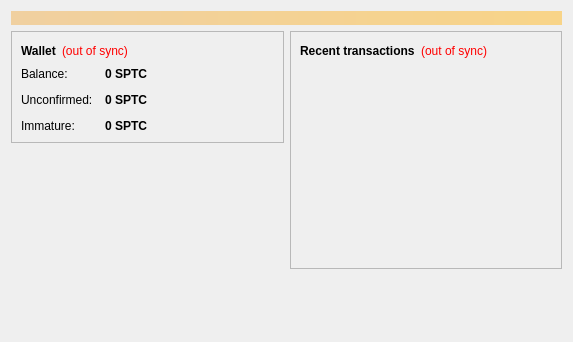
<?xml version="1.0" encoding="UTF-8"?>
<ui version="4.0">
 <class>OverviewPage</class>
 <widget class="QWidget" name="OverviewPage">
  <property name="geometry">
   <rect>
    <x>0</x>
    <y>0</y>
    <width>573</width>
    <height>342</height>
   </rect>
  </property>
  <property name="windowTitle">
   <string>Form</string>
  </property>
  <layout class="QVBoxLayout" name="topLayout">
   <item>
    <widget class="QLabel" name="labelAlerts">
     <property name="visible">
      <bool>false</bool>
     </property>
     <property name="styleSheet">
      <string notr="true">background-color: qlineargradient(x1: 0, y1: 0, x2: 1, y2: 0, stop:0 #F0D0A0, stop:1 #F8D488); color:#000000;</string>
     </property>
     <property name="wordWrap">
      <bool>true</bool>
     </property>
     <property name="margin">
      <number>3</number>
     </property>
    </widget>
   </item>
   <item>
    <layout class="QHBoxLayout" name="horizontalLayout" stretch="1,1">
     <item>
      <layout class="QVBoxLayout" name="verticalLayout_2">
       <item>
        <widget class="QFrame" name="frame">
         <property name="frameShape">
          <enum>QFrame::StyledPanel</enum>
         </property>
         <property name="frameShadow">
          <enum>QFrame::Raised</enum>
         </property>
         <layout class="QVBoxLayout" name="verticalLayout_4">
          <item>
           <layout class="QHBoxLayout" name="horizontalLayout_4">
            <item>
             <widget class="QLabel" name="label_5">
              <property name="font">
               <font>
                <weight>75</weight>
                <bold>true</bold>
               </font>
              </property>
              <property name="text">
               <string>Wallet</string>
              </property>
             </widget>
            </item>
            <item>
             <widget class="QLabel" name="labelWalletStatus">
              <property name="toolTip">
               <string>The displayed information may be out of date. Your wallet automatically synchronizes with the Sapotacoin network after a connection is established, but this process has not completed yet.</string>
              </property>
              <property name="styleSheet">
               <string notr="true">QLabel { color: red; }</string>
              </property>
              <property name="text">
               <string notr="true">(out of sync)</string>
              </property>
              <property name="alignment">
               <set>Qt::AlignLeading|Qt::AlignLeft|Qt::AlignVCenter</set>
              </property>
             </widget>
            </item>
            <item>
             <spacer name="horizontalSpacer_2">
              <property name="orientation">
               <enum>Qt::Horizontal</enum>
              </property>
              <property name="sizeHint" stdset="0">
               <size>
                <width>40</width>
                <height>20</height>
               </size>
              </property>
             </spacer>
            </item>
           </layout>
          </item>
          <item>
           <layout class="QFormLayout" name="formLayout_2">
            <property name="fieldGrowthPolicy">
             <enum>QFormLayout::AllNonFixedFieldsGrow</enum>
            </property>
            <property name="horizontalSpacing">
             <number>12</number>
            </property>
            <property name="verticalSpacing">
             <number>12</number>
            </property>
            <item row="0" column="0">
             <widget class="QLabel" name="label">
              <property name="text">
               <string>Balance:</string>
              </property>
             </widget>
            </item>
            <item row="0" column="1">
             <widget class="QLabel" name="labelBalance">
              <property name="font">
               <font>
                <weight>75</weight>
                <bold>true</bold>
               </font>
              </property>
              <property name="cursor">
               <cursorShape>IBeamCursor</cursorShape>
              </property>
              <property name="toolTip">
               <string>Your current balance</string>
              </property>
              <property name="text">
               <string notr="true">0 SPTC</string>
              </property>
              <property name="textInteractionFlags">
               <set>Qt::LinksAccessibleByMouse|Qt::TextSelectableByKeyboard|Qt::TextSelectableByMouse</set>
              </property>
             </widget>
            </item>
            <item row="1" column="0">
             <widget class="QLabel" name="label_3">
              <property name="text">
               <string>Unconfirmed:</string>
              </property>
             </widget>
            </item>
            <item row="1" column="1">
             <widget class="QLabel" name="labelUnconfirmed">
              <property name="font">
               <font>
                <weight>75</weight>
                <bold>true</bold>
               </font>
              </property>
              <property name="cursor">
               <cursorShape>IBeamCursor</cursorShape>
              </property>
              <property name="toolTip">
               <string>Total of transactions that have yet to be confirmed, and do not yet count toward the current balance</string>
              </property>
              <property name="text">
               <string notr="true">0 SPTC</string>
              </property>
              <property name="textInteractionFlags">
               <set>Qt::LinksAccessibleByMouse|Qt::TextSelectableByKeyboard|Qt::TextSelectableByMouse</set>
              </property>
             </widget>
            </item>
            <item row="2" column="0">
             <widget class="QLabel" name="labelImmatureText">
              <property name="text">
               <string>Immature:</string>
              </property>
             </widget>
            </item>
            <item row="2" column="1">
             <widget class="QLabel" name="labelImmature">
              <property name="font">
               <font>
                <weight>75</weight>
                <bold>true</bold>
               </font>
              </property>
              <property name="toolTip">
               <string>Mined balance that has not yet matured</string>
              </property>
              <property name="text">
               <string notr="true">0 SPTC</string>
              </property>
              <property name="textInteractionFlags">
               <set>Qt::LinksAccessibleByMouse|Qt::TextSelectableByKeyboard|Qt::TextSelectableByMouse</set>
              </property>
             </widget>
            </item>
           </layout>
          </item>
         </layout>
        </widget>
       </item>
       <item>
        <spacer name="verticalSpacer">
         <property name="orientation">
          <enum>Qt::Vertical</enum>
         </property>
         <property name="sizeHint" stdset="0">
          <size>
           <width>20</width>
           <height>40</height>
          </size>
         </property>
        </spacer>
       </item>
      </layout>
     </item>
     <item>
      <layout class="QVBoxLayout" name="verticalLayout_3">
       <item>
        <widget class="QFrame" name="frame_2">
         <property name="frameShape">
          <enum>QFrame::StyledPanel</enum>
         </property>
         <property name="frameShadow">
          <enum>QFrame::Raised</enum>
         </property>
         <layout class="QVBoxLayout" name="verticalLayout">
          <item>
           <layout class="QHBoxLayout" name="horizontalLayout_2">
            <item>
             <widget class="QLabel" name="label_4">
              <property name="text">
               <string>&lt;b&gt;Recent transactions&lt;/b&gt;</string>
              </property>
             </widget>
            </item>
            <item>
             <widget class="QLabel" name="labelTransactionsStatus">
              <property name="toolTip">
               <string>The displayed information may be out of date. Your wallet automatically synchronizes with the Sapotacoin network after a connection is established, but this process has not completed yet.</string>
              </property>
              <property name="styleSheet">
               <string notr="true">QLabel { color: red; }</string>
              </property>
              <property name="text">
               <string notr="true">(out of sync)</string>
              </property>
              <property name="alignment">
               <set>Qt::AlignRight|Qt::AlignTrailing|Qt::AlignVCenter</set>
              </property>
             </widget>
            </item>
            <item>
             <spacer name="horizontalSpacer">
              <property name="orientation">
               <enum>Qt::Horizontal</enum>
              </property>
              <property name="sizeHint" stdset="0">
               <size>
                <width>40</width>
                <height>20</height>
               </size>
              </property>
             </spacer>
            </item>
           </layout>
          </item>
          <item>
           <widget class="QListView" name="listTransactions">
            <property name="styleSheet">
             <string notr="true">QListView { background: transparent; }</string>
            </property>
            <property name="frameShape">
             <enum>QFrame::NoFrame</enum>
            </property>
            <property name="verticalScrollBarPolicy">
             <enum>Qt::ScrollBarAlwaysOff</enum>
            </property>
            <property name="horizontalScrollBarPolicy">
             <enum>Qt::ScrollBarAlwaysOff</enum>
            </property>
            <property name="selectionMode">
             <enum>QAbstractItemView::NoSelection</enum>
            </property>
           </widget>
          </item>
         </layout>
        </widget>
       </item>
       <item>
        <spacer name="verticalSpacer_2">
         <property name="orientation">
          <enum>Qt::Vertical</enum>
         </property>
         <property name="sizeHint" stdset="0">
          <size>
           <width>20</width>
           <height>40</height>
          </size>
         </property>
        </spacer>
       </item>
      </layout>
     </item>
    </layout>
   </item>
  </layout>
 </widget>
 <resources/>
 <connections/>
</ui>
